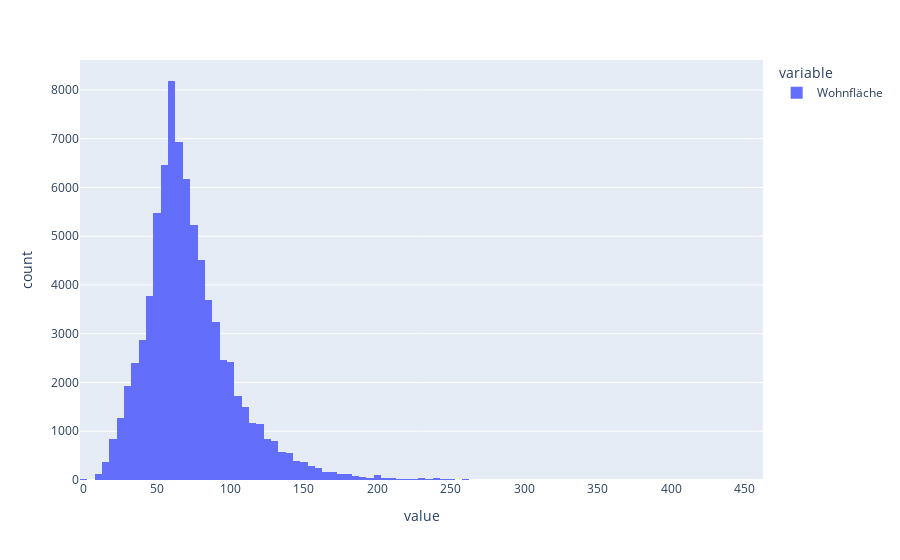

The cell this chart's notebook holds for it:
### Code cell
px.histogram(wfl, nbins=100)

### Figure 1 — Plotly figure (JSON) as saved in the notebook; plotly's stock layout.template omitted (floating-point values rounded to 4 significant figures; data arrays with more than 128 entries replaced by an {"elided": "..."} marker saying what was removed)
{"data": [{"alignmentgroup": "True", "bingroup": "x", "hovertemplate": "variable=Wohnfläche<br>value=%{x}<br>count=%{y}<extra></extra>", "legendgroup": "Wohnfläche", "marker": {"color": "#636efa", "pattern": {"shape": ""}}, "name": "Wohnfläche", "nbinsx": 100, "offsetgroup": "Wohnfläche", "orientation": "v", "showlegend": true, "type": "histogram", "x": {"elided": "79268 float values"}, "xaxis": "x", "yaxis": "y"}], "layout": {"autosize": true, "barmode": "relative", "legend": {"title": {"text": "variable"}, "tracegroupgap": 0}, "margin": {"t": 60}, "xaxis": {"anchor": "y", "autorange": true, "domain": [0, 1], "range": [-2.5, 462.5], "title": {"text": "value"}, "type": "linear"}, "yaxis": {"anchor": "x", "autorange": true, "domain": [0, 1], "range": [0, 8614.0], "title": {"text": "count"}}}}
